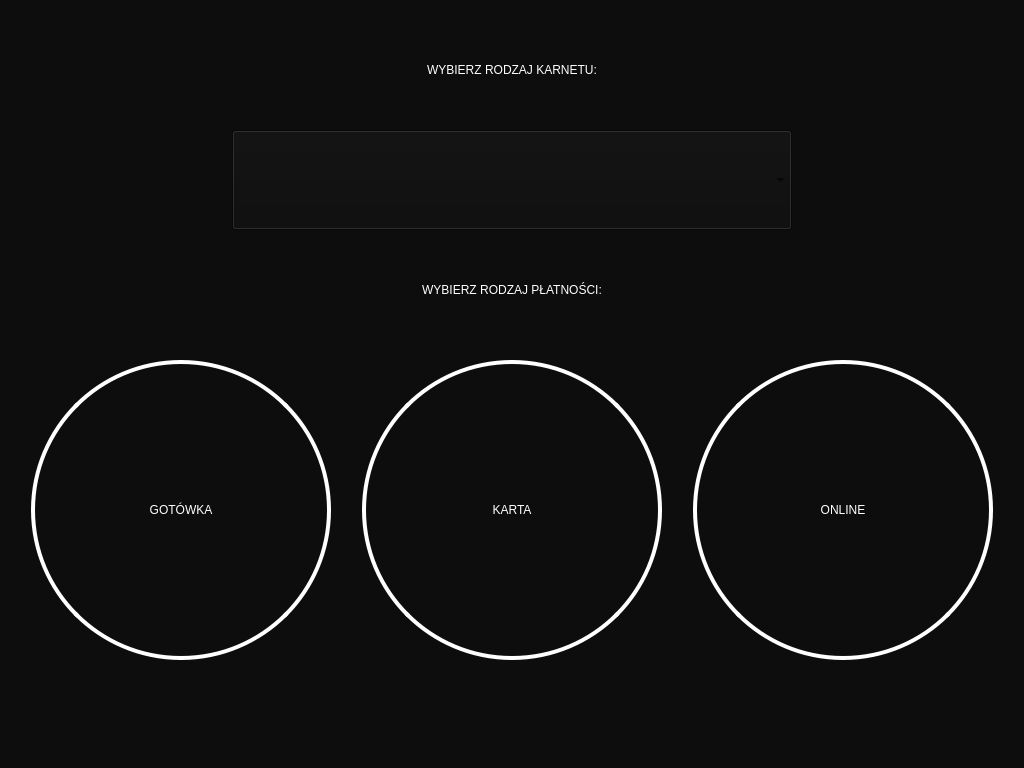
<?xml version="1.0" encoding="UTF-8"?>
<ui version="4.0">
 <class>BuyingPassScreen</class>
 <widget class="QDialog" name="BuyingPassScreen">
  <property name="geometry">
   <rect>
    <x>0</x>
    <y>0</y>
    <width>1024</width>
    <height>768</height>
   </rect>
  </property>
  <property name="minimumSize">
   <size>
    <width>1024</width>
    <height>768</height>
   </size>
  </property>
  <property name="maximumSize">
   <size>
    <width>1024</width>
    <height>768</height>
   </size>
  </property>
  <property name="windowTitle">
   <string>Dialog</string>
  </property>
  <property name="styleSheet">
   <string notr="true">background-color: rgb(13, 13, 13);</string>
  </property>
  <widget class="QLabel" name="label">
   <property name="geometry">
    <rect>
     <x>232</x>
     <y>20</y>
     <width>560</width>
     <height>100</height>
    </rect>
   </property>
   <property name="minimumSize">
    <size>
     <width>130</width>
     <height>100</height>
    </size>
   </property>
   <property name="maximumSize">
    <size>
     <width>1000</width>
     <height>100</height>
    </size>
   </property>
   <property name="layoutDirection">
    <enum>Qt::RightToLeft</enum>
   </property>
   <property name="styleSheet">
    <string notr="true">font: 75 30pt &quot;Tahoma&quot;;
color: rgb(255, 255, 255);
aligment: alignVcenter;
aligment: alignHcenter;</string>
   </property>
   <property name="text">
    <string>WYBIERZ RODZAJ KARNETU:</string>
   </property>
   <property name="alignment">
    <set>Qt::AlignCenter</set>
   </property>
  </widget>
  <widget class="QComboBox" name="typyKarnetow">
   <property name="geometry">
    <rect>
     <x>232</x>
     <y>130</y>
     <width>560</width>
     <height>100</height>
    </rect>
   </property>
   <property name="layoutDirection">
    <enum>Qt::LeftToRight</enum>
   </property>
   <property name="autoFillBackground">
    <bool>false</bool>
   </property>
   <property name="styleSheet">
    <string notr="true">font: 75 30pt &quot;Tahoma&quot;;
color: rgb(255, 255, 255);
background-color: rgb(13, 13, 13);
selection-background-color: rgb(13, 13, 13);
down-arrow:
{   
    heidth:100px;
    width:100px;
};
</string>
   </property>
  </widget>
  <widget class="QLabel" name="label_2">
   <property name="geometry">
    <rect>
     <x>232</x>
     <y>240</y>
     <width>560</width>
     <height>100</height>
    </rect>
   </property>
   <property name="minimumSize">
    <size>
     <width>130</width>
     <height>100</height>
    </size>
   </property>
   <property name="maximumSize">
    <size>
     <width>1000</width>
     <height>100</height>
    </size>
   </property>
   <property name="layoutDirection">
    <enum>Qt::RightToLeft</enum>
   </property>
   <property name="styleSheet">
    <string notr="true">font: 75 30pt &quot;Tahoma&quot;;
color: rgb(255, 255, 255);
aligment: alignVcenter;
aligment: alignHcenter;</string>
   </property>
   <property name="text">
    <string>WYBIERZ RODZAJ PŁATNOŚCI:</string>
   </property>
   <property name="alignment">
    <set>Qt::AlignCenter</set>
   </property>
  </widget>
  <widget class="QPushButton" name="kupKarnetButton">
   <property name="geometry">
    <rect>
     <x>31</x>
     <y>360</y>
     <width>300</width>
     <height>300</height>
    </rect>
   </property>
   <property name="styleSheet">
    <string notr="true">background-color: rgb(13, 13, 13);
border-style: solid;
border-width:4px;
border-radius:150px;
border-color: white;

font: 75 30pt &quot;Tahoma&quot;;
color: rgb(255, 255, 255);</string>
   </property>
   <property name="text">
    <string>GOTÓWKA</string>
   </property>
   <property name="iconSize">
    <size>
     <width>16</width>
     <height>16</height>
    </size>
   </property>
  </widget>
  <widget class="QPushButton" name="kupKarnetButton_2">
   <property name="geometry">
    <rect>
     <x>362</x>
     <y>360</y>
     <width>300</width>
     <height>300</height>
    </rect>
   </property>
   <property name="styleSheet">
    <string notr="true">background-color: rgb(13, 13, 13);
border-style: solid;
border-width:4px;
border-radius:150px;
border-color: white;

font: 75 30pt &quot;Tahoma&quot;;
color: rgb(255, 255, 255);</string>
   </property>
   <property name="text">
    <string>KARTA</string>
   </property>
   <property name="iconSize">
    <size>
     <width>16</width>
     <height>16</height>
    </size>
   </property>
  </widget>
  <widget class="QPushButton" name="kupKarnetButton_3">
   <property name="geometry">
    <rect>
     <x>693</x>
     <y>360</y>
     <width>300</width>
     <height>300</height>
    </rect>
   </property>
   <property name="styleSheet">
    <string notr="true">background-color: rgb(13, 13, 13);
border-style: solid;
border-width:4px;
border-radius:150px;
border-color: white;

font: 75 30pt &quot;Tahoma&quot;;
color: rgb(255, 255, 255);</string>
   </property>
   <property name="text">
    <string>ONLINE</string>
   </property>
   <property name="iconSize">
    <size>
     <width>16</width>
     <height>16</height>
    </size>
   </property>
  </widget>
 </widget>
 <resources/>
 <connections/>
</ui>
